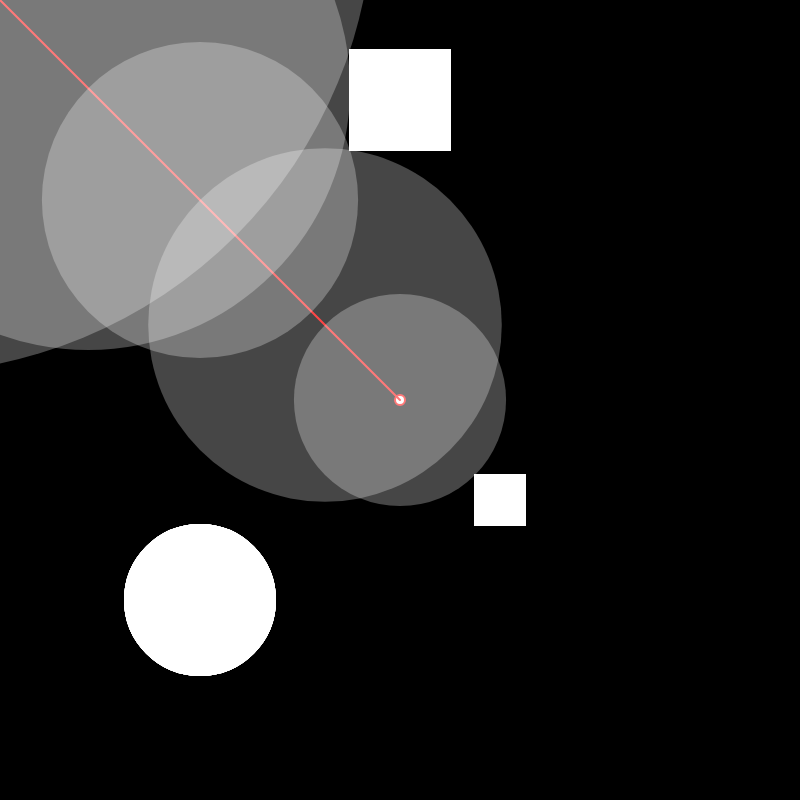
Frame 1 (no input)
Frame 60 (no input): identical to frame 1, image omitted
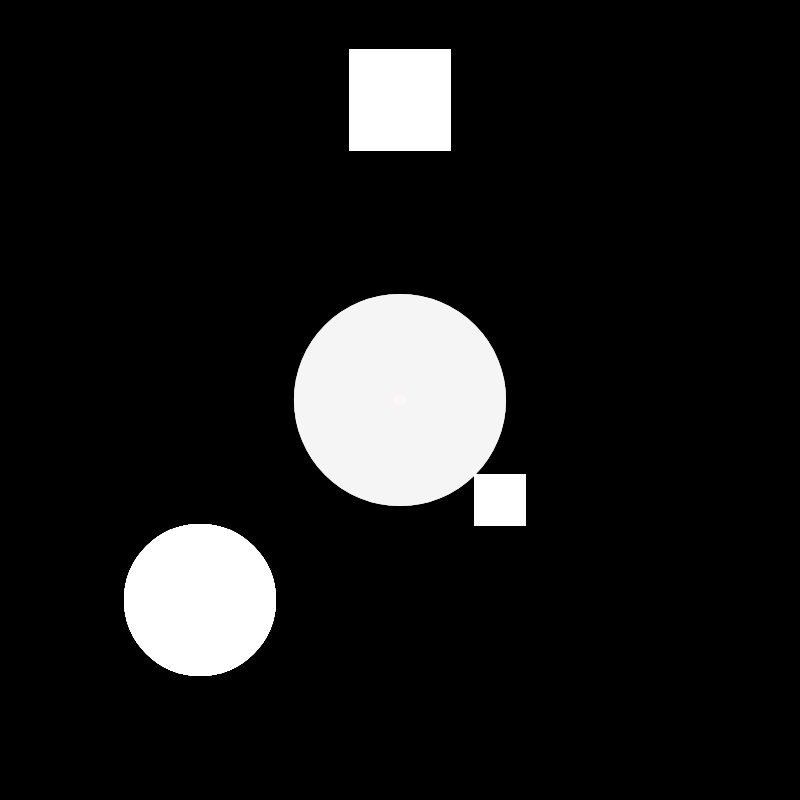
Frame 120 (the mouse pressed at the canvas centre since frame 60)

The p5.js sketch that drew these frames (run headless with seeded random() and noise() and a simulated clock; from frame 60 on, the mouse is pressed at the canvas centre):

// p5.js sketch
// ── sketch.js
let ray;
let objects = [];

let maxSteps = 10;
let maxDistance = 500;
let minDistance = 100

function setup() {
  createCanvas(800, 800);
  frameRate(30);
  rectMode(CENTER);
  ray = new Ray(width/2,height/2);
  objects.push(new WorldObject(width/2, 100, 100));
  objects.push(new WorldObject(200, 600, 150));
  objects.push(new WorldObject(500, 500, 50));
}

function draw() {
  background(0);
  strokeWeight(0);
  let currentPoint = ray.position.copy();
  ray.draw();
  
  for (let step = 0; step < maxSteps; step++) {
    let currentSmallestDistance = maxDistance;
    objects.forEach(obj => {
      fill(255);
      obj.draw();
      
      let distance;
      switch (obj.type) {
        case 'circle' :
            distance = calcCircleDistance(obj, currentPoint);
            calcCircleIntersection(obj);
          break;
        case 'square' :
          distance = calcRectDistance(obj, currentPoint);  
          break;
      }
      if (distance < currentSmallestDistance) {
              currentSmallestDistance = distance;
      }
    })
    
    if(currentSmallestDistance < maxDistance) {
      fill(255,255,255,70);
      circle(currentPoint.x, currentPoint.y, currentSmallestDistance*2);
      currentPoint.add(p5.Vector.mult(ray.direction, currentSmallestDistance));
    }
    else
      break;
  }
}

function calcCircleIntersection(c) {
  //https://www.bluebill.net/circle_ray_intersection.html
  
  let P = ray.position;  //Ray origin
  let C = c.position;    //Circle centre
  let V = ray.direction;  //Ray direction
  let U = p5.Vector.sub(C, P);  //Vector from ray origin to circle centre
  let U1 = p5.Vector.mult(V, abs(p5.Vector.dot(U, V))); //Project vector to right angle to circle centre along the ray direction
  let U2 = p5.Vector.sub(U, U1);  //Vector forming right angle to centre to get distance
  let d = U2.mag();  //The distance to the centre of the circle from the right angle
  let r = c.size/2;  //Radius of the circle
  let m = sqrt(pow(r,2) - pow(d,2));  //Pythagorean theorem 
  let P1;
  let P2;
  
  if (d < r) { //Two intersections
    push();
    fill(0,255,255);
    P1 = p5.Vector.add(P, U1);
    P1.add(p5.Vector.mult(V,m));
    P2 = p5.Vector.add(P, U1);
    P2.sub(p5.Vector.mult(V,m));
    circle(P2.x, P2.y, 10*sin(frameCount*0.1));
    pop();
  }
  else if (d == r) { //Tangent - TODO: Confirm this works
    push();
    fill(0,255,255);
    P1 = p5.Vector.add(P, U1);
    P1.add(p5.Vector.mult(V,m));
    P2 = p5.Vector.add(P, U1);
    P2.sub(p5.Vector.mult(V,m));
    circle(P1.x, P1.y, (10*sin(frameCount*0.1))+5);
    circle(P2.x, P2.y, (10*sin(frameCount*0.1))+5);
    pop();
    console.debug("tangent");
  }  
  return P2;
}

function calcCircleDistance(c, currentPosition) {
  
  let P = currentPosition;
  let C = c.position;

  return dist(P.x, P.y, C.x, C.y) - c.size/2;
}



function calcRectIntersection(r) {
  
}


function calcRectDistance(r, currentPosition) {
  let P = p5.Vector.sub(currentPosition, r.position);

  let bx = r.size/2;
  let by = r.size/2;
  
  let qx = abs(P.x) - bx;
  let qy = abs(P.y) - by;
  
  return sqrt(pow(max(qx,0),2) + pow(max(qy,0),2)) + min(max(qx,qy),0);
  
  /*
  
  float sdBox(vec2 p, vec2 b )
{
    vec2 d = abs(p)-b;
    return length(max(d,0.0)) + min(max(d.x,d.y),0.0);
}
  
  float sdOrientedBox(vec2 p, vec2 a, vec2 b, float th )
{
    float l = length(b-a);
    vec2  d = (b-a)/l;
    vec2  q = (p-(a+b)*0.5);
          q = mat2(d.x,-d.y,d.y,d.x)*q;
          q = abs(q)-vec2(l,th)*0.5;
    return length(max(q,0.0)) + min(max(q.x,q.y),0.0);    
}
  
  */
}

function maxVector(v1, v2) {
  return createVector(max(v1.x,v2.x), max(v1.y,v2.y));
}

function absVector(v1) {
  return createVector(abs(v1.x), abs(v1.y));
}
// ── ray.js
class Ray {
    constructor(x,y) {
      this.position = createVector(x,y);
      this.direction = createVector(0,1);
    }
  
    draw() {
      push();
      stroke(255,0,0);
      strokeWeight(2);
      circle(this.position.x,this.position.y,10);
      let mouse = createVector(mouseX,mouseY);
      this.direction = mouse.copy().sub(this.position).normalize();
      let proj = p5.Vector.add(this.position,p5.Vector.mult(this.direction,1000));
      line(this.position.x,this.position.y,proj.x,proj.y);
      pop();
    }
  }
// ── worldobject.js
let types = ['circle', 'square']

class WorldObject {
  constructor(x,y,size){
    this.position = createVector(x,y);
    this.orientation = createVector(0,1);
    this.size = size;
    this.type = random(types);
  }
  
  draw(){
    push();
    stroke(255);
    strokeWeight(2);
    
    switch(this.type) {
      case 'circle' : 
        circle(this.position.x,this.position.y,this.size);
        break;
      case 'square' : 
        square(this.position.x,this.position.y,this.size);
        break;
    }
    
    pop();
  }
}
